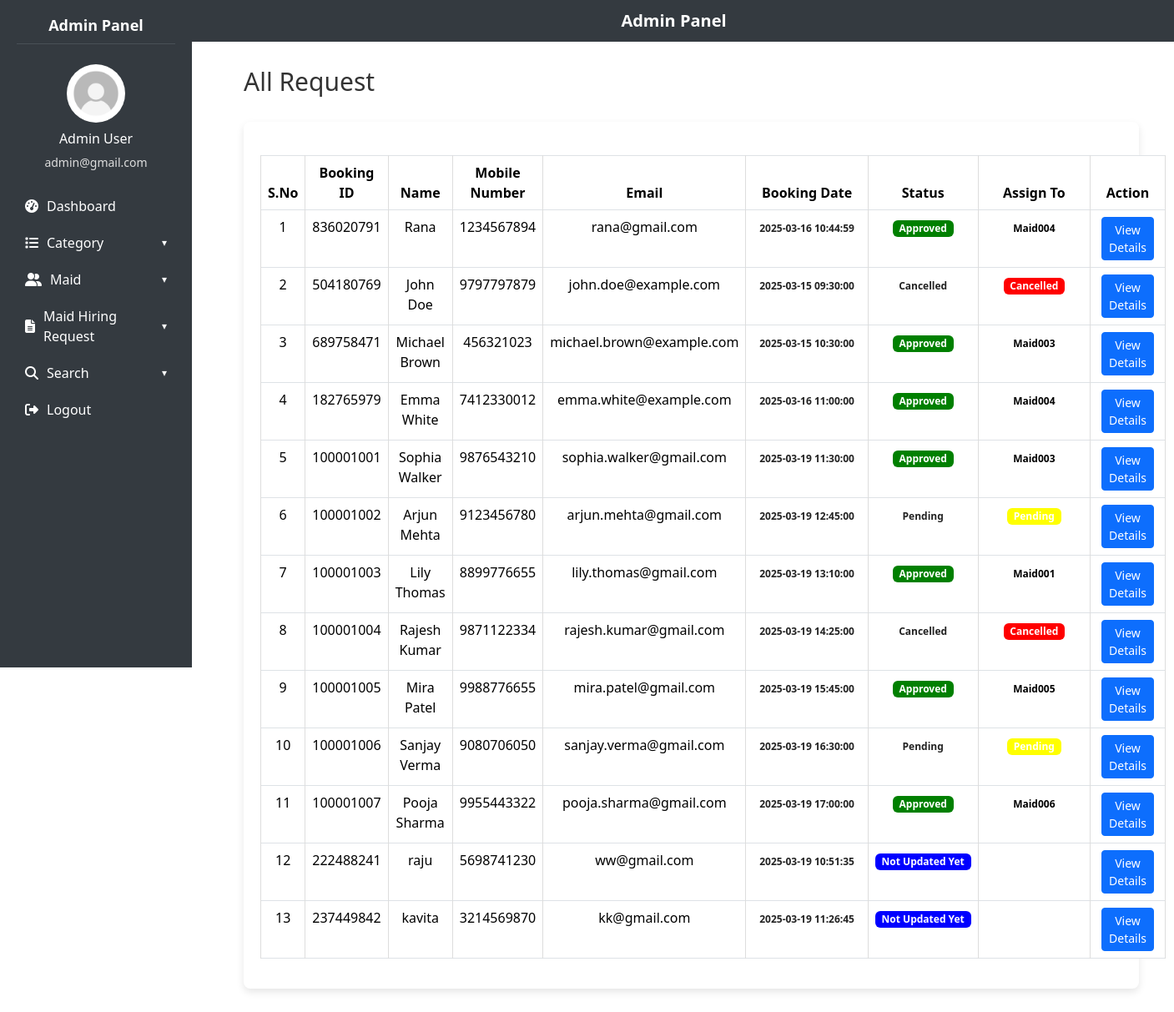
/admin/all-request.php (signed in), run on the app's committed database.
### tables this page shows
CREATE TABLE `maidbooking` (
  `ID` int(11) NOT NULL,
  `BookingID` bigint(20) NOT NULL,
  `CatID` int(11) NOT NULL,
  `Name` varchar(255) NOT NULL,
  `ContactNumber` bigint(20) NOT NULL,
  `Email` varchar(255) NOT NULL,
  `Address` text NOT NULL,
  `Gender` enum('Male','Female','Other') DEFAULT NULL,
  `WorkingShiftFrom` time NOT NULL,
  `WorkingShiftTo` time NOT NULL,
  `StartDate` date NOT NULL,
  `BookingDate` datetime NOT NULL,
  `Remark` text DEFAULT NULL,
  `Status` enum('Pending','Approved','Cancelled','Completed') DEFAULT NULL,
  `UpdationDate` datetime NOT NULL,
  `AssignTo` varchar(50) DEFAULT NULL
);

### admin/all-request.php (the view, shortened to what this page needs)
<?php
include('../dbconnection.php');
?>
<!DOCTYPE html>
<html lang="en">
<head>
</head>
<body class="inner_page tables_page">
    <div class="full_container">
        <div class="inner_container">
            <?php include_once('sidebar.php'); ?>
            <?php include_once('header.php'); ?>
            <div id="content">
                <div class="midde_cont">
                    <div class="container-fluid">
                        <div class="row column_title">
                            <div class="col-md-12">
                                <div class="page_title">
                                    <h2>All Request</h2>
                                </div>
                            </div>
                        </div>
                        <div class="row">
                            <div class="col-md-12">
                                <div class="table_section">
                                    <div class="table-responsive-sm">
                                        <table class="table table-bordered">
                                            <thead>
                                                <tr>
                                                    <th class="text-center">S.No</th>
                                                    <th>Booking ID</th>
                                                    <th class="d-none d-sm-table-cell">Name</th>
                                                    <th class="d-none d-sm-table-cell">Mobile Number</th>
                                                    <th class="d-none d-sm-table-cell">Email</th>
                                                    <th class="d-none d-sm-table-cell">Booking Date</th>
                                                    <th class="d-none d-sm-table-cell">Status</th>
                                                    <th class="d-none d-sm-table-cell">Assign To</th>
                                                    <th class="d-none d-sm-table-cell" style="width: 15%;">Action</th>
                                                </tr>
                                            </thead>
                                            <tbody>
                                                <?php
                                                $sql = "SELECT * FROM maidbooking";
                                                $query = $dbh->prepare($sql);
                                                $query->execute();
                                                $results = $query->fetchAll(PDO::FETCH_OBJ);
                                                $cnt = 1;
                                                if ($query->rowCount() > 0) {
                                                    foreach ($results as $row) {
                                                ?>
                                                <tr>
                                                    <td class="text-center"><?php echo htmlentities($cnt); ?></td>
                                                    <td><?php echo htmlentities($row->BookingID); ?></td>
                                                    <td><?php echo htmlentities($row->Name); ?></td>
                                                    <td><?php echo htmlentities($row->ContactNumber); ?></td>
                                                    <td><?php echo htmlentities($row->Email); ?></td>
                                                    <td>
                                                        <span class="badge badge-primary" style="color: #222;"><?php echo htmlentities($row->BookingDate); ?></span>
                                                    </td>
                                                    <td>
    <?php if ($row->Status == "") { ?>
        <span class="badge badge-warning" style="color: #fff; background-color: blue;">Not Updated Yet</span>
    <?php } elseif (strtolower($row->Status) == "approved") { ?>
        <span class="badge badge-success" style="color: #fff; background-color: green;">Approved</span>
    <?php } else { ?>
        <span class="badge badge-primary" style="color: #222;"><?php echo htmlentities($row->Status); ?></span>
    <?php } ?>
</td>
                                                    <td>
                                                        <?php if ($row->Status == "") { ?>
                                                            <span class="badge badge-warning">Not Assigned Yet</span>
                                                        <?php } elseif ($row->Status == "Cancelled") { ?>
                                                            <span class="badge badge-danger" style="color: #fff; background-color: red;">Cancelled</span>
                                                        <?php } elseif ($row->Status == "Pending") { ?>
                                                            <span class="badge badge-info" style="color:  #fff; background-color: yellow;">Pending</span>
                                                        <?php } else { ?>
                                                            <span class="badge badge-primary" style="color: black;"><?php echo htmlentities($row->AssignTo); ?></span>
                                                        <?php } ?>
                                                    </td>
                                                    <td>
                                                        <a href="view-booking-detail.php?editid=<?php echo htmlentities($row->ID); ?>&bookingid=<?php echo htmlentities($row->BookingID); ?>" class="btn btn-primary btn-sm">View Details</a>
                                                    </td>
                                                </tr>
                                                <?php
                                                        $cnt++;
                                                    }
                                                }
                                                ?>
                                            </tbody>
                                        </table>
                                    </div>
                                </div>
                            </div>
                        </div>
                    </div>
                </div>
            </div>
        </div>
    </div>
</body>
</html>

### admin/sidebar.php (shortened to what this page needs)
<head>
<link rel="stylesheet" href="https://cdnjs.cloudflare.com/ajax/libs/font-awesome/6.4.2/css/all.min.css">
</head>
<div class="sidebar">
    <h4 class="text-center mb-4">Admin Panel</h4>
    <div class="user-profile text-center">
        <img src="../images/admin_img.jpg" alt="Admin" class="user-img">
        <?php
        $aid = $_SESSION['homecare_db'];
        $sql = "SELECT AdminName, Email FROM admin WHERE ID=:aid";
        $query = $dbh->prepare($sql);
        $query->bindParam(':aid', $aid, PDO::PARAM_STR);
        $query->execute();
        $results = $query->fetchAll(PDO::FETCH_OBJ);
        if ($query->rowCount() > 0) {
            foreach ($results as $row) { ?>
                <h6><?php echo htmlentities($row->AdminName); ?></h6>
                <p class="email"><?php echo htmlentities($row->Email); ?></p>
            <?php }
        } ?>
    </div>
    <ul class="sidebar-menu">
        <li><a href="dashboard.php"><i class="fa fa-tachometer-alt"></i> Dashboard</a></li>
        <li class="toggle">
            <a href="#"><i class="fa fa-list"></i> Category <span class="arrow">&#9662;</span></a>
        </li>
        <li class="toggle">
            <a href="#"><i class="fa fa-user-friends"></i> Maid <span class="arrow">&#9662;</span></a>
        </li>
        <li class="toggle">
            <a href="#"><i class="fa fa-file-alt"></i> Maid Hiring Request <span class="arrow">&#9662;</span></a>
        </li>
        <li class="toggle">
            <a href="#"><i class="fa fa-search"></i> Search <span class="arrow">&#9662;</span></a>
        </li>
        <li><a href="logout.php"><i class="fa fa-sign-out-alt"></i> Logout</a></li>
    </ul>
</div>

### admin/header.php (shortened to what this page needs)
<head>
    <link rel="stylesheet" href="https://cdn.jsdelivr.net/npm/bootstrap@5.3.3/dist/css/bootstrap.min.css">
</head>
<div class="custom-topbar">
    Admin Panel
</div>

### admin/all-request.php (style rules this page uses)
body { font-family: 'Arial', sans-serif; background-color: #f7f7f7; color: #333; margin: 0; padding: 0; box-sizing: border-box; }
#content { margin-left: 250px; padding: 30px; }
.page_title h2 { font-size: 30px; color: #333; margin-bottom: 30px; }
.table_section { background-color: #fff; padding: 20px; border-radius: 8px; box-shadow: 0 4px 10px rgba(0, 0, 0, 0.1); }
.table-responsive-sm { margin-top: 20px; }
.table { width: 100%; margin: 0; border-collapse: collapse; }
.table th, .table td { padding: 15px; text-align: center; border: 1px solid #ddd; font-size: 16px; }
.table th { background-color: #2980b9; color: white; }
.table tr:nth-child(even) { background-color: #f9f9f9; }
.btn { padding: 8px 15px; font-size: 14px; border-radius: 4px; cursor: pointer; text-decoration: none; margin: 0 5px; display: inline-block; text-align: center; }
.btn-primary { background-color: #007bff; color: #fff; border: none; }

### admin/sidebar.php (style rules this page uses)
.sidebar { width: 230px; background: #343a40; color: white; height: 100vh; padding: 20px; position: fixed; left: 0; top: 0; overflow-y: auto; }
.sidebar h4 { font-size: 18px; font-weight: bold; text-align: center; padding-bottom: 10px; border-bottom: 1px solid #495057; }
.user-profile { margin-bottom: 20px; flex-direction: column; }
.user-img { width: 70px; height: 70px; border-radius: 50%; margin-bottom: 10px; }
.email { font-size: 14px; color: #ddd; }
.sidebar-menu { list-style: none; padding: 0; margin: 0; }
.sidebar-menu li { padding: 10px; transition: 0.3s; }
.sidebar-menu li a { color: white; text-decoration: none; display: flex; align-items: center; font-size: 16px; }
.sidebar-menu li i { margin-right: 10px; }
.arrow { margin-left: auto; font-size: 12px; }

### admin/header.php (style rules this page uses)
.custom-topbar { background-color: #343a40; padding: 10px 20px; margin-left: 13rem; width: calc(100% - 13rem); color: white; font-size: 20px; font-weight: bold; display: flex; align-items: center; justify-content: center; }

### data on the page
maidbooking: BookingID "836020791", Name "Rana", ContactNumber "1234567894", Email "rana@gmail.com", BookingDate "2025-03-16 10:44:59", Status "Approved", AssignTo "Maid004"
maidbooking: BookingID "504180769", Name "John Doe", ContactNumber "9797797879", Email "john.doe@example.com", BookingDate "2025-03-15 09:30:00", Status "Cancelled"
maidbooking: BookingID "689758471", Name "Michael Brown", ContactNumber "456321023", Email "michael.brown@example.com", BookingDate "2025-03-15 10:30:00", Status "Approved", AssignTo "Maid003"
maidbooking: BookingID "182765979", Name "Emma White", ContactNumber "7412330012", Email "emma.white@example.com", BookingDate "2025-03-16 11:00:00", Status "Approved", AssignTo "Maid004"
maidbooking: BookingID "100001001", Name "Sophia Walker", ContactNumber "9876543210", Email "sophia.walker@gmail.com", BookingDate "2025-03-19 11:30:00", Status "Approved", AssignTo "Maid003"
maidbooking: BookingID "100001002", Name "Arjun Mehta", ContactNumber "9123456780", Email "arjun.mehta@gmail.com", BookingDate "2025-03-19 12:45:00", Status "Pending"
maidbooking: BookingID "100001003", Name "Lily Thomas", ContactNumber "8899776655", Email "lily.thomas@gmail.com", BookingDate "2025-03-19 13:10:00", Status "Approved", AssignTo "Maid001"
maidbooking: BookingID "100001004", Name "Rajesh Kumar", ContactNumber "9871122334", Email "rajesh.kumar@gmail.com", BookingDate "2025-03-19 14:25:00", Status "Cancelled"
maidbooking: BookingID "100001005", Name "Mira Patel", ContactNumber "9988776655", Email "mira.patel@gmail.com", BookingDate "2025-03-19 15:45:00", Status "Approved", AssignTo "Maid005"
maidbooking: BookingID "100001006", Name "Sanjay Verma", ContactNumber "9080706050", Email "sanjay.verma@gmail.com", BookingDate "2025-03-19 16:30:00", Status "Pending"
maidbooking: BookingID "100001007", Name "Pooja Sharma", ContactNumber "9955443322", Email "pooja.sharma@gmail.com", BookingDate "2025-03-19 17:00:00", Status "Approved", AssignTo "Maid006"
maidbooking: BookingID "222488241", Name "raju", ContactNumber "5698741230", Email "ww@gmail.com", BookingDate "2025-03-19 10:51:35", shows "Not Updated Yet"
maidbooking: BookingID "237449842", Name "kavita", ContactNumber "3214569870", Email "kk@gmail.com", BookingDate "2025-03-19 11:26:45", shows "Not Updated Yet"

### other printed values
$row->AdminName "Admin User"
$row->Email "admin@gmail.com"
